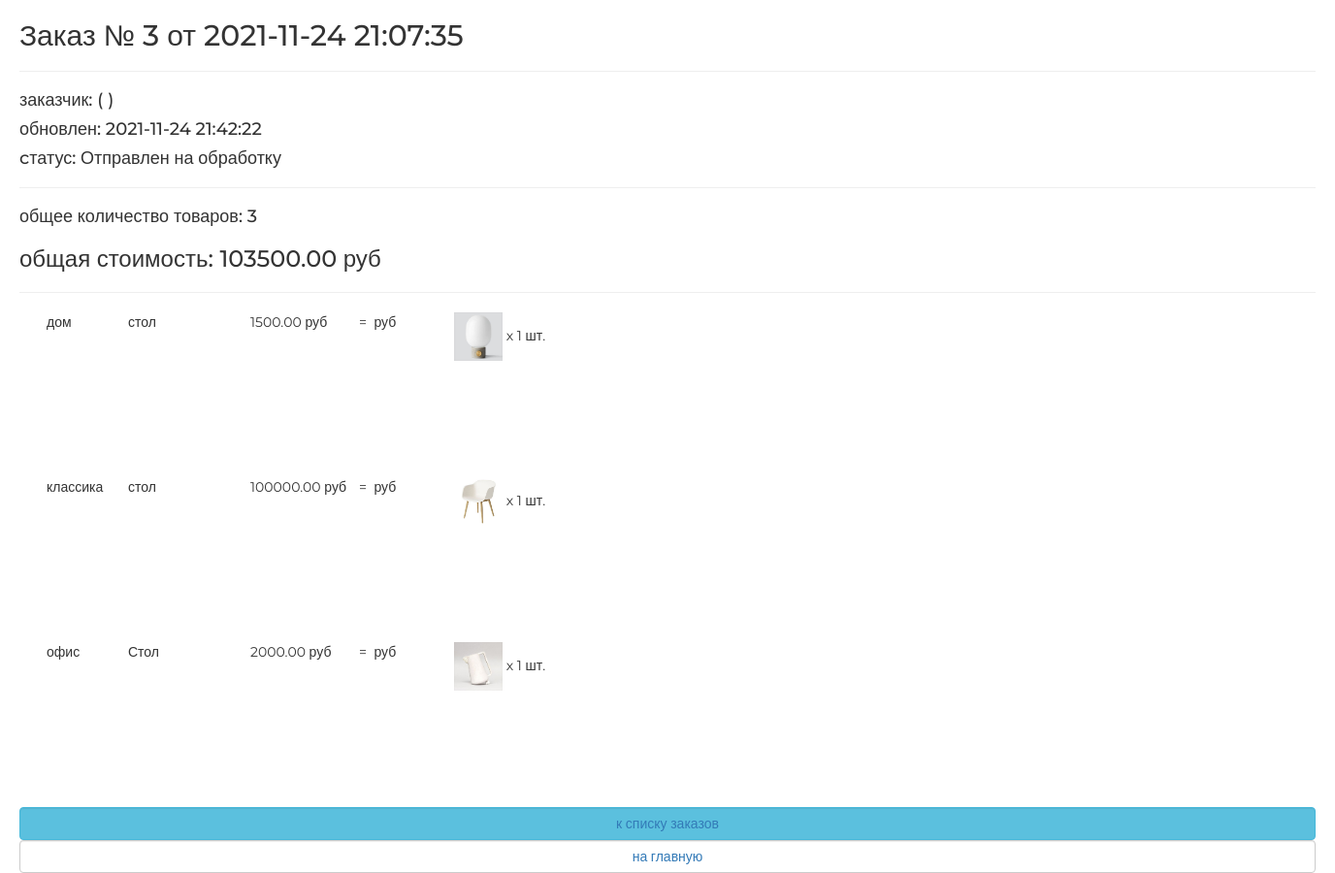
The page /order/read/3/ on the database as committed earlier.
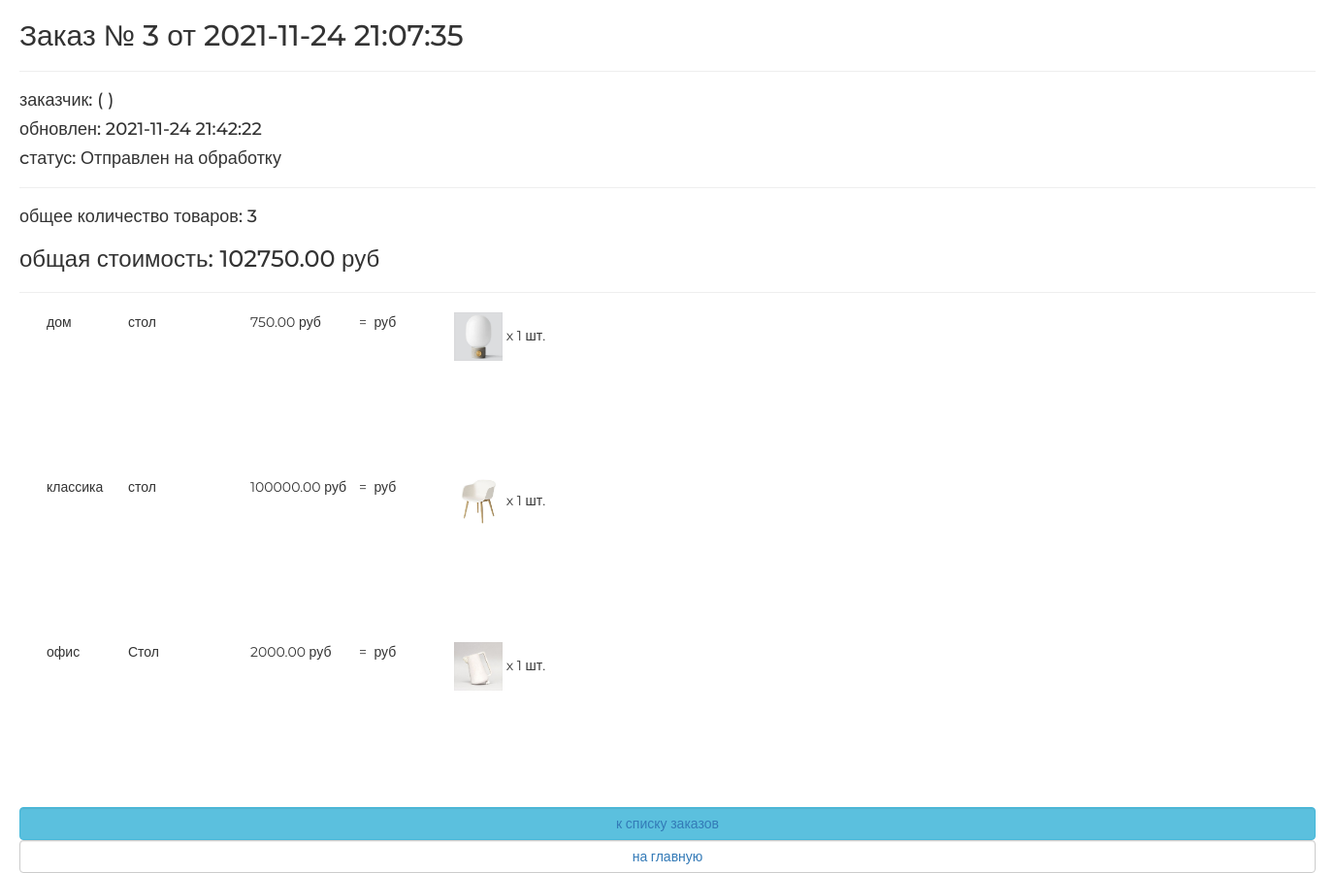
The same page on the database as committed later.
### ordersapp/models.py (models this page shows, shortened)
class Order(models.Model):
    STATUS_FORMING = 'FM'
    STATUS_SEND_TO_PROCEED = 'STP'
    STATUS_PROCEEDED = 'PRD'
    STATUS_PAID = 'PD'
    STATUS_DONE = 'DN'
    STATUS_CANCELED = 'CN'
    STATUSES = (
        (STATUS_FORMING, 'Формируется'),
        (STATUS_SEND_TO_PROCEED, 'Отправлен на обработку'),
        (STATUS_PROCEEDED, 'Обработан'),
        (STATUS_PAID, 'Оплачен'),
        (STATUS_DONE, 'Готов'),
        (STATUS_CANCELED, 'Отменен'),
    )
    user = models.ForeignKey(settings.AUTH_USER_MODEL, on_delete=models.CASCADE)
    status = models.CharField(choices=STATUSES, default=STATUS_FORMING, max_length=3)
    created_at = models.DateTimeField(auto_now_add=True)
    update_at = models.DateTimeField(auto_now=True)
    is_active = models.BooleanField(default=True)
    def get_total_quantity(self):
        _items = self.orderitems.select_related()  # select_related() получаем все данные связанных моделей
        return sum(list(map(lambda x: x.quantity, _items)))
    def get_total_cost(self):
        _items = self.orderitems.select_related()
        return sum(list(map(lambda x: x.product_post, _items)))

class OrderItem(models.Model):
    order = models.ForeignKey(Order, on_delete=models.CASCADE, related_name='orderitems')
    product = models.ForeignKey(Product, on_delete=models.CASCADE, verbose_name='Продукты')
    quantity = models.PositiveSmallIntegerField(default=0, verbose_name='Количество')
    class Meta:
        verbose_name = 'Продукт'
        verbose_name_plural = 'Продукты'
    @property
    def product_post(self):
        return self.product.price * self.quantity

### mainapp/models.py (models this page shows, shortened)
class Product(models.Model):
    category = models.ForeignKey(ProductCategory, on_delete=models.CASCADE, verbose_name='категория')
    name = models.CharField(max_length=128, verbose_name='Название')
    image = models.ImageField(upload_to='product', blank=True, verbose_name='Картинка')
    short_desc = models.CharField(max_length=255, verbose_name='Краткое описание')
    description = models.TextField(verbose_name='Описание')
    price = models.DecimalField(decimal_places=2, max_digits=10, default=0, verbose_name='Цена')
    quantity = models.PositiveSmallIntegerField(default=0, verbose_name='Количество')
    is_active = models.BooleanField(default=True)
    class Meta:
        verbose_name = 'Продукт'
        verbose_name_plural = 'Продукты'
        ordering = ('-id',)

class ProductCategory(models.Model):
    name = models.CharField(max_length=64, verbose_name='Название')
    description = models.TextField(verbose_name='Описание')
    is_active = models.BooleanField(default=True)
    class Meta:
        verbose_name = 'Категория'
        verbose_name_plural = 'Категории'
        ordering = ('-id',)

### ordersapp/views.py (the view)
# urls.py: path('read/<pk>/', ordersapp.OrderDetailView.as_view(), name='read'),
class OrderDetailView(DetailView):
    model = Order

### mainapp/context_processors.py (called while the page is built)
def basket(request):
    basket_items = []
    if request.user.is_authenticated:
        basket_items = Basket.objects.filter(user=request.user)
    return {'basket': basket_items}  # всегда словарь возвращает

### ordersapp/templates/ordersapp/order_detail.html
{% extends "ordersapp/base.html" %}
{% load static %}
{% load my_tags %}
{% block content %}
   {% include 'ordersapp/includes/inc_order_summary.html' %}
   <div class="basket_list">
       {% for item in object.orderitems.select_related %}
           <div class="basket_record">
               <img style="width: 50px" src="/media/{{ item.product.image }}"
                    alt="{{ item.product.short_desc }}">
               <span class="category_name">
                   {{ item.product.category.name }}
               </span>
               <span class="product_name">{{ item.product.name }}</span>
               <span class="product_price">
                   {{ item.product.price }}&nbspруб
               </span>
               <span class="product_quantitiy">
                   x {{ item.quantity }} шт.
               </span>
               <span class="product_cost">
                    = {{ item.get_product_cost }}&nbspруб
               </span>
           </div>
       {% endfor %}
   </div>
   {% include 'ordersapp/includes/inc_order_actions.html' %}
{% endblock %}

### ordersapp/templates/ordersapp/includes/inc_order_summary.html (shortened to what this page needs)
{% if object %}
   <div class="h2">Заказ № {{ object.pk }} от {{ object.created_at|date:"Y-m-d H:i:s" }}</div>
   <hr>
   <div class="h4">заказчик: {{ user.username }} ({{ user.last_name }} {{ user.first_name }}) </div>
   <div class="h4">обновлен: {{ object.update_at|date:"Y-m-d H:i:s" }}</div>
   <div class="h4">cтатус: {{ object.get_status_display }}</div>
   <hr>
   <div class="h4">
       общее количество товаров: <span class="order_total_quantity">{{ object.get_total_quantity }}</span>
   </div>
   <div class="h3">
       общая стоимость: <span class="order_total_cost">{{ object.get_total_cost }}</span> руб
   </div>
{% endif %}
<hr>

Rows that differ between the two databases and show on the page:
changed through a linked row, Order "Отправлен на обработку": get_total_cost "103500.00" → "102750.00"
changed through a linked row, OrderItem "дом": product.price "1500.00" → "750.00"
